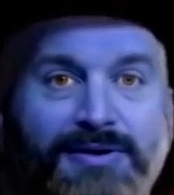
#> input picture Samples training and testing data/deepfake-1.jpg, 174 x 195 px; its folder holds only this picture in this run
$ python -i 'MTCNN (Edge - Real).py'   (imports and definitions only)
#> lines starting #> are read from the running program, lines starting #| are printed output that depends on the picture
from PIL import Image
from os import listdir


def get_concat_v_cut(im1, im2):
    dst = Image.new('RGB', (min(im1.width, im2.width), im1.height + im2.height))
    dst.paste(im1, (0, 0))
    dst.paste(im2, (0, im1.height))
    return dst


def crop_image(image_path):
  im = Image.open(image_path)
#> im is the input picture: PIL image 174x195 RGB; mean R, G, B 51.3, 58, 97.7
  im = im.resize((196, 235))
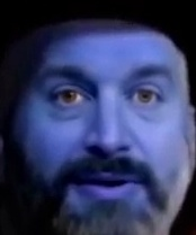
#> im: PIL image 196x235 RGB; mean R, G, B 51.3, 58, 97.7
  imeyes = im.crop((30,72,180,121))
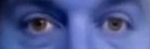
#> imeyes: PIL image 150x49 RGB; mean R, G, B 75.9, 88.7, 146.4
  immouth = im.crop((30,162,180,232))
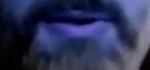
#> immouth: PIL image 150x70 RGB; mean R, G, B 44.4, 49.9, 84.9
  pic = get_concat_v_cut(imeyes,immouth)
#> in get_concat_v_cut, `dst = Image.new('RGB', (min(im1.width, im2.width), im1.height + im2.he..`: dst: PIL image 150x119 RGB; every value is 0
#> in get_concat_v_cut, `dst.paste(im1, (0, 0))`:
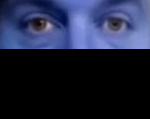
#> dst: PIL image 150x119 RGB; mean R, G, B 31.3, 36.5, 60.3
#> in get_concat_v_cut, `dst.paste(im2, (0, im1.height))`:
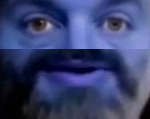
#> dst: PIL image 150x119 RGB; mean R, G, B 57.4, 65.9, 110.2
  return (True,pic)


count = 0
# [11 lines not run here, left out]

>>> result = crop_image('Samples training and testing data/deepfake-1.jpg')

$ run again, on Samples training and testing data/deepfake-2.jpg
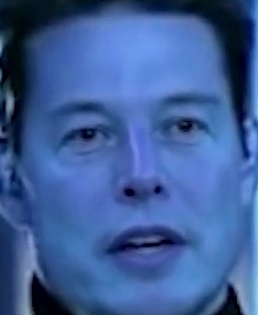
#> input picture Samples training and testing data/deepfake-2.jpg, 258 x 315 px
#> in crop_image, im is the input picture: PIL image 258x315 RGB; mean R, G, B 61.6, 93.9, 152.9
#> im: PIL image 196x235 RGB
#> in crop_image, `immouth = im.crop((30,162,180,232))`:
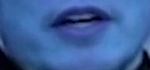
#> immouth: PIL image 150x70 RGB; mean R, G, B 61, 96.4, 156.1
#> in get_concat_v_cut, `dst.paste(im2, (0, im1.height))`:
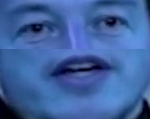
#> dst: PIL image 150x119 RGB; mean R, G, B 63.7, 98.6, 159.9

$ run again, on Samples training and testing data/real-1.jpg
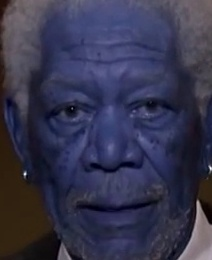
#> input picture Samples training and testing data/real-1.jpg, 212 x 260 px
#> in crop_image, im is the input picture: PIL image 212x260 RGB; mean R, G, B 53.8, 53.2, 77.6
#> im: PIL image 196x235 RGB
#> in crop_image, `immouth = im.crop((30,162,180,232))`:
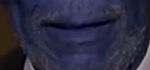
#> immouth: PIL image 150x70 RGB; mean R, G, B 42.9, 42.6, 64.3
#> in get_concat_v_cut, `dst.paste(im2, (0, im1.height))`:
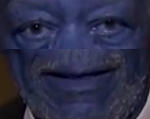
#> dst: PIL image 150x119 RGB; mean R, G, B 44, 45.2, 71.9

$ run again, on Samples training and testing data/real-2.jpg
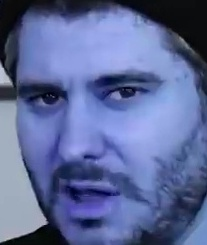
#> input picture Samples training and testing data/real-2.jpg, 207 x 245 px
#> in crop_image, im is the input picture: PIL image 207x245 RGB; mean R, G, B 93.2, 105.9, 153.9
#> im: PIL image 196x235 RGB
#> in crop_image, `immouth = im.crop((30,162,180,232))`:
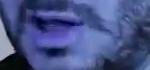
#> immouth: PIL image 150x70 RGB; mean R, G, B 70.6, 82, 133.9
#> in get_concat_v_cut, `dst.paste(im2, (0, im1.height))`:
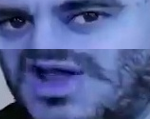
#> dst: PIL image 150x119 RGB; mean R, G, B 82.5, 96.1, 150.7
